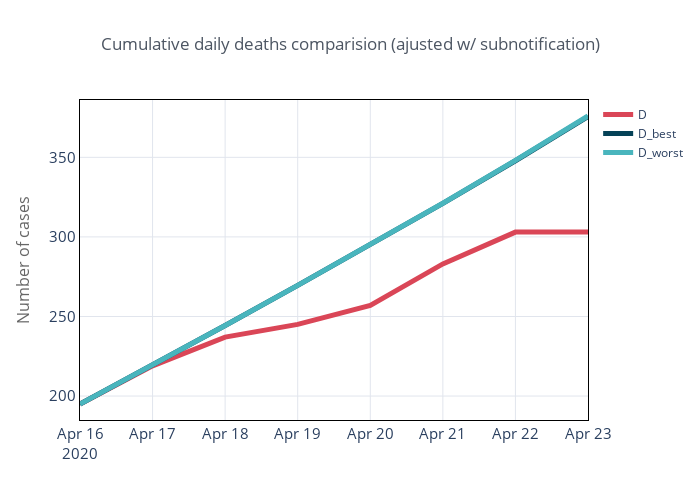

Here is the notebook cell this chart was saved with:
### Code cell
t = y[['D']].join(y_est_adjust['best'][['D']], rsuffix='_best')
t = t.join(y_est_adjust['worst'][['D']], rsuffix='_worst')

t.iplot(title='Cumulative daily deaths comparision (ajusted w/ subnotification)', 
        yTitle='Number of cases', colorscale='my_colors', theme='custom', width=5)

### Figure 1 — Plotly figure (JSON) as saved in the notebook; plotly's stock layout.template omitted (floating-point values rounded to 4 significant figures)
{"data": [{"line": {"color": "rgba(218, 70, 87, 1.0)", "dash": "solid", "shape": "linear", "width": 5}, "mode": "lines", "name": "D", "text": "", "type": "scatter", "x": ["2020-04-16", "2020-04-17", "2020-04-18", "2020-04-19", "2020-04-20", "2020-04-21", "2020-04-22", "2020-04-23"], "y": [195, 219, 237, 245, 257, 283, 303, 303]}, {"line": {"color": "rgba(5, 66, 87, 1.0)", "dash": "solid", "shape": "linear", "width": 5}, "mode": "lines", "name": "D_best", "text": "", "type": "scatter", "x": ["2020-04-16", "2020-04-17", "2020-04-18", "2020-04-19", "2020-04-20", "2020-04-21", "2020-04-22", "2020-04-23"], "y": [195, 219.5, 244.4, 269.5, 295.0, 321.1, 347.9, 375.6]}, {"line": {"color": "rgba(73, 181, 189, 1.0)", "dash": "solid", "shape": "linear", "width": 5}, "mode": "lines", "name": "D_worst", "text": "", "type": "scatter", "x": ["2020-04-16", "2020-04-17", "2020-04-18", "2020-04-19", "2020-04-20", "2020-04-21", "2020-04-22", "2020-04-23"], "y": [195, 219.5, 244.4, 269.5, 295.1, 321.2, 348.0, 376.0]}], "layout": {"height": 500, "legend": {"bgcolor": "#FFFFFF", "bordercolor": "#444444", "borderwidth": 0, "font": {"size": 12}, "itemclick": "toggle", "itemdoubleclick": "toggleothers", "itemsizing": "trace", "traceorder": "normal"}, "paper_bgcolor": "#FFFFFF", "plot_bgcolor": "#FFFFFF", "title": {"font": {"color": "#4D5663", "size": 17}, "text": "Cumulative daily deaths comparision (ajusted w/ subnotification)", "x": 0.5}, "width": 700, "xaxis": {"automargin": true, "gridcolor": "#E1E5ED", "linecolor": "#000000", "mirror": "ticks", "showline": true, "tickfont": {"size": 15}, "title": {"font": {"color": "#666666", "size": 16}, "text": ""}, "zerolinecolor": "#000000", "zerolinewidth": 2}, "yaxis": {"automargin": true, "gridcolor": "#E1E5ED", "linecolor": "#000000", "mirror": "ticks", "showline": true, "tickfont": {"size": 15}, "title": {"font": {"color": "#666666", "size": 16}, "text": "Number of cases"}, "zerolinecolor": "#000000", "zerolinewidth": 2}}}
